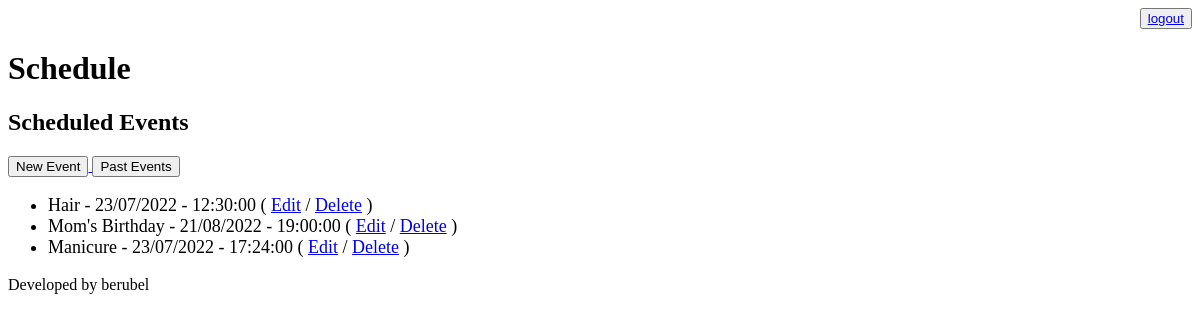
Page /agenda/ (signed in) on the earlier database version.
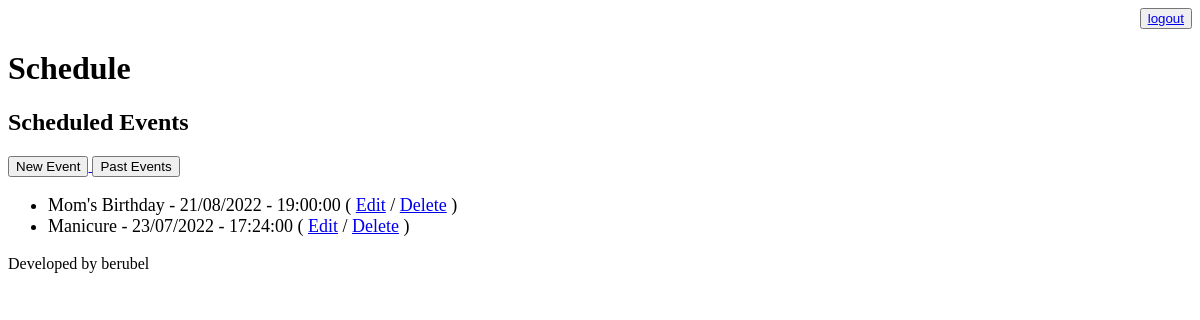
Same page on the later database version.
### core/models.py (models this page shows, shortened)
class Evento(models.Model):
    titulo = models.CharField(max_length=100)
    descricao = models.TextField(blank=True)
    data_evento = models.DateTimeField(verbose_name='data do evento')
    data_criacao = models.DateTimeField(auto_now=True, verbose_name= 'data da criação')
    usuario = models.ForeignKey(User, on_delete=models.CASCADE) # on_delete parameter tells django
    local = models.CharField(max_length=100, null=True)                    # what to do if user is deleted
    class Meta:
        db_table = 'evento'
    def get_data_evento(self):
        return self.data_evento.strftime("%d/%m/%Y - %H:%M:%S")
    def get_evento_atrasado(self):
        if self.data_evento < datetime.now():
            return True
        else:
            return False
    def get_evento_menos_de_uma_hora(self):
        if self.data_evento - datetime.now() <= timedelta(hours=1):
            return True
        else:
            return False

### core/views.py (the view)
# urls.py: path('agenda/', views.lista_eventos),
@login_required(login_url='/login/')
def lista_eventos(request):
    usuario = request.user
    data_atual = datetime.now() - timedelta(hours=1) # shows the events delayed byS one hour
    evento = Evento.objects.filter(usuario=usuario, data_evento__gt=data_atual) #filter by the user and future events
    data = {'eventos': evento}
    return render(request, 'schedule.html', data)

### templates/schedule.html (shortened to what this page needs)
{% extends "model-page.html" %}
{% block content%}
    <h2>Scheduled Events</h2>
    <a href="evento/">
        <button type="button">New Event</button>
    </a>
    <a href="historico/">
        <button type="button">Past Events</button>
    </a>
    <ul style="font-size: 18px">
    {% for evento in eventos %}
        <li>
            <div style=
                       >
                {{ evento.titulo }} - {{ evento.get_data_evento }}
                ( <a href="evento/?id={{ evento.id }}">Edit</a>
                / <a href="evento/delete/{{ evento.id }}/">Delete</a> )
            </div>
        </li>
    {% endfor %}
    </ul>
{% endblock %}

Differences in the rows shown:
no longer on this page (row edited): Evento: titulo "Hair", get_data_evento "23/07/2022 - 12:30:00"
